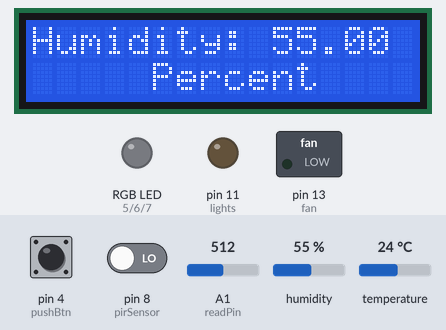
Recording of a sketch running on a simulated Arduino Uno, built with avr-gcc and run on an emulated ATmega328P. Parts: 16×2 character LCD, switched loads named in the sketch (green lamp = pin HIGH), an RGB LED mixed from three pins (HIGH = lit), output pins drawn as LEDs (lit = HIGH). The test bench sets the inputs (shaded band); at power-on: temperature 24 °C, A1 (readPin) = 512, pin 4 (pushBtn) HIGH, pin 8 (pirSensor) LOW, humidity 55 %. What the sketch prints to the serial monitor is not drawn.

Above: at 1.2 s.
1.3 s: temperature set to 26 °C
At 3.9 s:
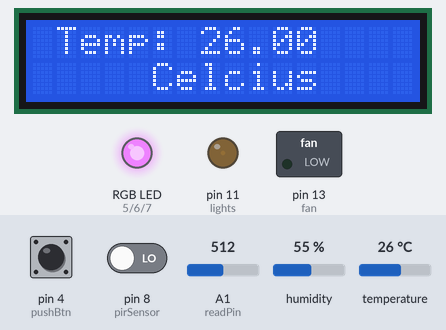
6.2 s: temperature set to 12 °C
At 9.6 s:
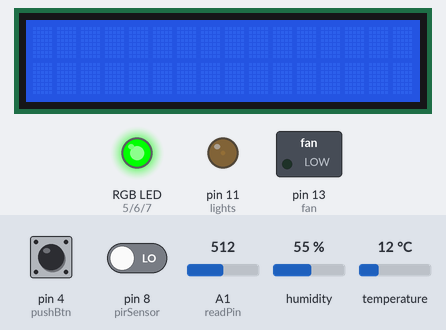
14.3 s: A1 (readPin) set to 440
At 18.8 s:
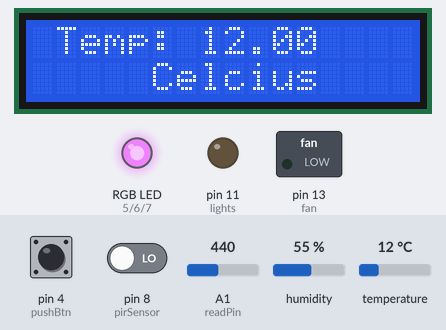
21.5 s: pin 4 (pushBtn) pulled LOW for 3 s
At 25.9 s:
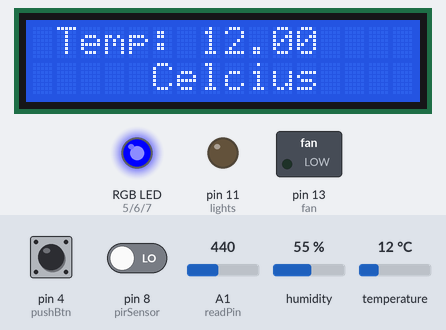
29.9 s: temperature set to 28 °C
At 37.6 s:
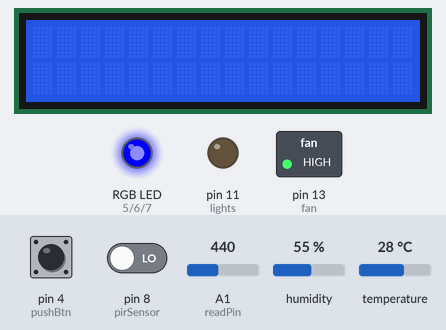
38.1 s: pin 4 (pushBtn) pulled LOW for 3 s
At 40.6 s:
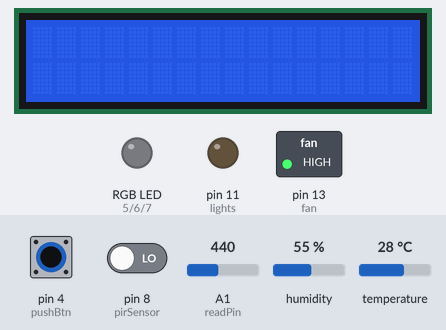
Timing chart, 0 to 49.8 s (numbered marks = the images above; inputs shaded):
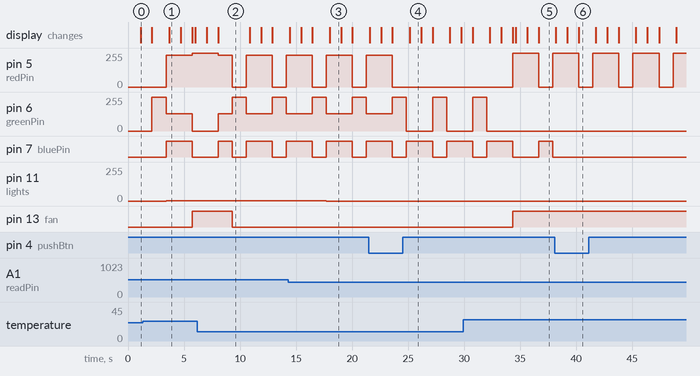

The sketch:

COMBO.ino
```cpp
#include <Wire.h>                  //
#include <LiquidCrystal_I2C.h>     // Import LCD display library
#include <DHT.h>                   // Import Humidity and Temperature sensor library
#include <DHT_U.h>
#define Type DHT11                 // define sensor type in use


int readPin=A1;
int lights = 11;
int redPin = 5;
int greenPin = 6;
int bluePin = 7;
int pushBtn = 4;
float ledVal = 0;
float readVal;
int pirSensor = 8;
float V2=0;
int delayTime = 100;
int blinkTime(250);
int readBtn = 0;
int dhtPin = 2;
float humidity;
float tempC;
float tempF;
int setTime = 1000;
int fan = 13;
int btn =0;


DHT HT (dhtPin,Type);                         //Declare object of class DHT
LiquidCrystal_I2C lcd(0x27,16,2);             //Declare object of class LiquidCrystal_12C


void setup() {
                                              // setup code put here to run once:
  pinMode(readPin, INPUT);                    //set pin A1 as input
  pinMode(pushBtn, INPUT_PULLUP);             //set pin 4 as input
  pinMode(lights, OUTPUT);                    //set pin A11  as output
  pinMode(redPin, OUTPUT);
  pinMode(greenPin, OUTPUT);
  pinMode(bluePin, OUTPUT);
  pinMode(fan, OUTPUT);                       // set fan as output
  HT.begin();                                 // start the temp sensor
  lcd.init();                                 // start display
  lcd.backlight();                            // light up display
  lcd.clear();                                // clear display
  Serial.begin(115200);
}


void loop() {                                 // main code put here to run repeatedly:
  /*Light and Motion Sensors*/
    buttonState(readBtn, btn);                 //update button state

  /*Humidity and Temperature Sensors*/

    meaSure(tempC, humidity);
    serialShowmeasurement(tempC, humidity, readBtn, btn);
    lcdShowmeasurement( tempC, humidity, setTime);

  while(tempC > 24.5)                 // Run fan while temp is high. Show temp and humidiy
  {
    digitalWrite(fan, HIGH);
    redLight(redPin, greenPin, bluePin);
    buttonState(readBtn, btn);                  //update button state

    lcdShowmeasurement( tempC, humidity, setTime);
    serialShowmeasurement(tempC, humidity, readBtn, btn);
    meaSure(tempC, humidity);
    switchMode(btn);                            //switch between two functions when button is pressed
    delay(setTime);
    lcd.clear();

  }
    digitalWrite(fan,LOW);           // stop fan when temperature is okay
    greenLight(redPin, greenPin, bluePin);
    delay(setTime);
    switchMode(btn);                            //switch between two functions when button is pressed
    lcd.clear();                                // clear display


}


    /*Function Definitions*/

    void lightDependentlighting(float x, float y){
      readVal = analogRead(readPin);              // call analogRead function to read amount of light

      if (readVal < 450){
          V2 = 4.5;
            }
      else {
          V2 = 5.*((1023.-readVal)/573.);
           }
      ledVal = 255*((4.5 - V2)/4.5);              // set output brightness
      analogWrite (lights, ledVal);               // give output,turn on or turn off lights
      }

    void motionSensorlighting(float x){
       int sensorValue = digitalRead(pirSensor);   // declare variable to store motion value, true or false
                                                              // read motion value
       if (sensorValue == 1){
       ledVal = 255;
       analogWrite (lights, ledVal);            // turn on lights if motion detected
       }
       else {
      digitalWrite(lights, LOW);               //turn off lights if no motion
    }
    }

    void buttonState(int y,int z){
        readBtn = digitalRead(pushBtn);   //check if button is pressed
        if(readBtn < 1)
        {
          btn = btn+1;                //increment btn if button is pressed
        }
        if (btn > 2){                 //reset i for next while loop
          btn  = 0;
        }

    }
     void switchMode(int x){
     switch(btn){                                   //switch between two functions when button is pressed

          case 0:
             lightDependentlighting(readVal, ledVal);
             purpleLight(redPin, greenPin, bluePin);
             break;
          case 1:
             motionSensorlighting(ledVal);
             blueLight(redPin, greenPin, bluePin);
             break;
           default:
             analogWrite(lights, 0);               //turn off lights completely.
             offLight(redPin, greenPin, bluePin);
             break;
        }
     }

    void meaSure(float x, float y){
    tempC = HT.readTemperature();     // update temperature to see if exit condition is met
    humidity = HT.readHumidity();     // update humidity
    }

    void serialShowmeasurement(float x, float y, int z, int w){
    Serial.print(readBtn);           //show if buttton is pressed and case under execution
    Serial.print(" , ");
    Serial.print(btn);
    Serial.print(" , ");
    Serial.print(tempC);             // print temp and humidity values on monitor
    Serial.print(" , ");
    Serial.println(humidity);
    }

    void lcdShowmeasurement( float x, float y, int z)
    {
    lcd.setCursor(0,0);              // begin display at positions given and

    lcd.print(" Temp: ");
    lcd.print( tempC);
    lcd.setCursor(4,1);
    lcd.print(" Celcius");
    delay(setTime);
    lcd.clear();                      // clear display

    lcd.setCursor(0,0);               // begin display at positions given and
    lcd.print("Humidity: ");
    lcd.print( humidity);             // print measurements on lcd
    lcd.setCursor(4,1);
    lcd.print(" Percent");
    delay(setTime);
    lcd.clear();
    }


     void purpleLight(int a,int b,int c){

      analogWrite(redPin, 238);
      analogWrite(greenPin, 130);
      analogWrite(bluePin, 238);
      delay(blinkTime);
      }
      void blueLight(int a,int b,int c){

      analogWrite(redPin, 0);
      analogWrite(greenPin, 0);
      analogWrite(bluePin, 255);
      delay(blinkTime);
      }

      void greenLight(int a,int b,int c){

      analogWrite(redPin, 0);
      analogWrite(greenPin, 255);
      analogWrite(bluePin, 0);
      delay(blinkTime);
      }
      void redLight(int a,int b,int c){

      analogWrite(redPin, 255);
      analogWrite(greenPin, 0);
      analogWrite(bluePin, 0);
      delay(blinkTime);
      }
      void offLight(int a,int b,int c){

      analogWrite(redPin, 0);
      analogWrite(greenPin, 0);
      analogWrite(bluePin, 0);
      delay(blinkTime);
      }
```

Measured:
- the behaviour switches between 24 and 25 °C on temperature (found by bisection; images 0 and 1)
- after the input at 1.3 s, pin 13 (fan): LOW → HIGH after 4.4 s
- after the input at 6.2 s, pin 13 (fan): HIGH → LOW after 3.1 s
- after the input at 14.3 s, pin 11 (lights): 2/255 → 0/255 after 3.4 s
- after the input at 21.5 s, pin 5 (redPin): goes on until 23.6 s, then stays 0/255
- after the input at 29.9 s, pin 5 (redPin): 0/255 → 255/255 after 4.4 s, → 0/255 2.3 s later, → 255/255 1.3 s later; pin 6 (greenPin): goes on until 32.0 s, then stays 0/255; pin 13 (fan): LOW → HIGH after 4.4 s
- after the input at 38.1 s, pin 7 (bluePin): stops changing and stays LOW
- by itself, pin 6 (greenPin): alternates 255/255 for 1.3 s and 0/255 for 2.3 s
